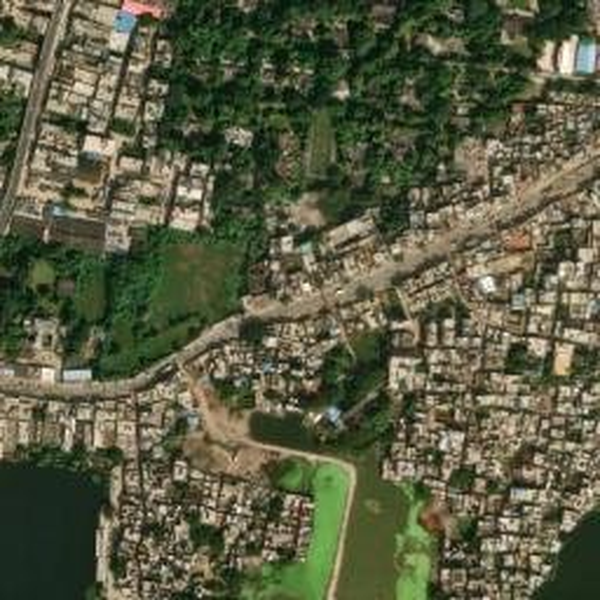
#> input picture data/cache/25.3176_82.9739_before_2024-01-15.png, 600 x 600 px
$ python -i member2_detector.py   (imports and definitions only)
#> lines starting #> are read from the running program, lines starting #| are printed output that depends on the picture; after the words box and inside, x2 and y2 are one past the last pixel; in counts of white or black regions, pixels touching at a corner belong together
#> further down, picture is the input picture: shape (600, 600, 3); mean B, G, R 66.4, 91.7, 89.5
"""
Module: Computer Vision & AI Detection Engine

Detects structural footprints, computes change metrics, generates spatial difference heatmaps,
and classifies project authenticity.
"""

import cv2
import numpy as np
from PIL import Image, ImageDraw
from pathlib import Path

BASE_DIR = Path(__file__).resolve().parent.parent
CACHE_DIR = BASE_DIR / "data" / "cache"

CHANGE_THRESHOLD_VERIFIED = 15.0
CHANGE_THRESHOLD_SUSPICIOUS = 4.0


# [10 lines left out: function load_image_cv, not called in this run]


def detect_infrastructure_structures(image_cv, project_type: str = "Building / School"):
    """
    Performs multi-spectral structural segmentation to identify built physical assets.
    """
#> called with project_type = 'Building / School'
    h, w = image_cv.shape[:2]
#> h = 600; w = 600
    hsv = cv2.cvtColor(image_cv, cv2.COLOR_BGR2HSV)
#> hsv: shape (600, 600, 3); mean H, S, V 34.3, 94, 96.4

    # 1. Built-up structural materials (concrete, asphalt, steel, stone)
    lower_built = np.array([0, 0, 45])
    upper_built = np.array([180, 65, 245])
    built_mask = cv2.inRange(hsv, lower_built, upper_built)
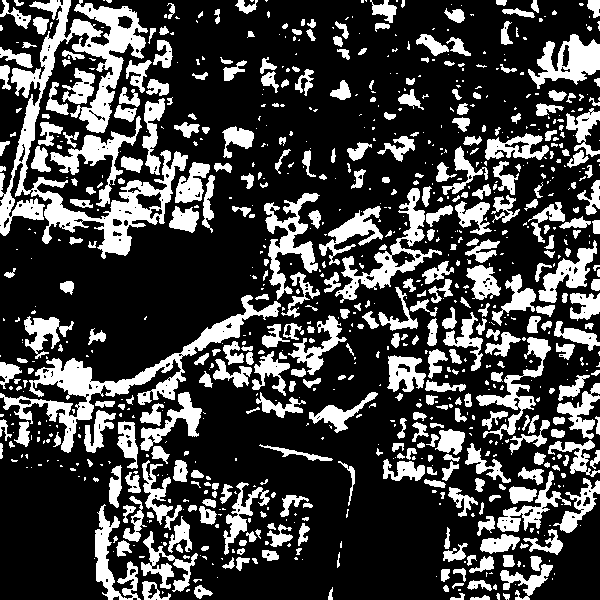
#> built_mask: shape (600, 600); 26.9% white; 867 white regions (484 under 20 px), largest, box (x1, y1, x2, y2) and area: (0, 0, 188, 259) 11953, (0, 295, 281, 453) 5914, (335, 188, 442, 303) 2418

    # Blue/Metal institutional roof profiles
    lower_blue_roof = np.array([95, 60, 40])
    upper_blue_roof = np.array([135, 255, 255])
    blue_roof_mask = cv2.inRange(hsv, lower_blue_roof, upper_blue_roof)
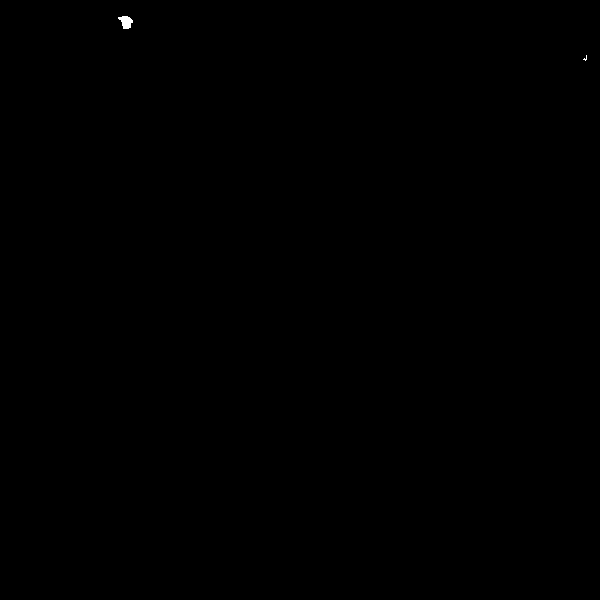
#> blue_roof_mask: shape (600, 600); 0.04% white; 2 white regions (1 under 20 px), largest, box (x1, y1, x2, y2) and area: (118, 16, 133, 29) 128

    structure_mask = cv2.bitwise_or(built_mask, blue_roof_mask)
#> structure_mask: shape (600, 600); 27% white; 867 white regions (484 under 20 px), largest, box (x1, y1, x2, y2) and area: (0, 0, 188, 259) 12070, (0, 295, 281, 453) 5914, (335, 188, 442, 303) 2418

    # 2. Exclude natural vegetation
    lower_veg = np.array([28, 45, 30])
    upper_veg = np.array([88, 255, 220])
    veg_mask = cv2.inRange(hsv, lower_veg, upper_veg)
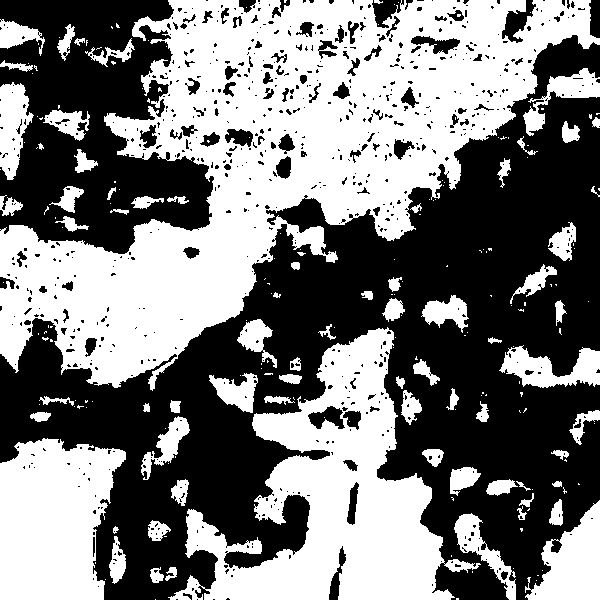
#> veg_mask: shape (600, 600); 48.6% white; 213 white regions (140 under 20 px), largest, box (x1, y1, x2, y2) and area: (0, 0, 600, 391) 96765, (168, 327, 481, 600) 34024, (0, 438, 126, 600) 15973
    structure_mask = cv2.bitwise_and(structure_mask, cv2.bitwise_not(veg_mask))
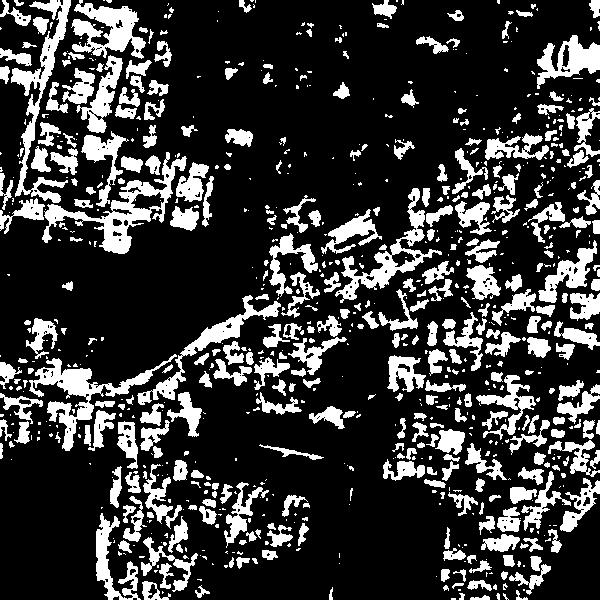
#> structure_mask: shape (600, 600); 22.3% white; 815 white regions (464 under 20 px), largest, box (x1, y1, x2, y2) and area: (42, 152, 187, 254) 3166, (29, 354, 177, 451) 2873, (11, 0, 71, 203) 2744

    # 3. Exclude natural water bodies
    lower_water = np.array([95, 65, 30])
    upper_water = np.array([135, 255, 180])
    water_mask = cv2.inRange(hsv, lower_water, upper_water)
#> water_mask: shape (600, 600); 0.03% white; 1 white region, box (x1, y1, x2, y2) and area: (118, 16, 133, 29) 96
    structure_mask = cv2.bitwise_and(structure_mask, cv2.bitwise_not(water_mask))

    # 4. Morphological closure
    kernel = cv2.getStructuringElement(cv2.MORPH_RECT, (5, 5))
    structure_mask = cv2.morphologyEx(structure_mask, cv2.MORPH_CLOSE, kernel, iterations=2)
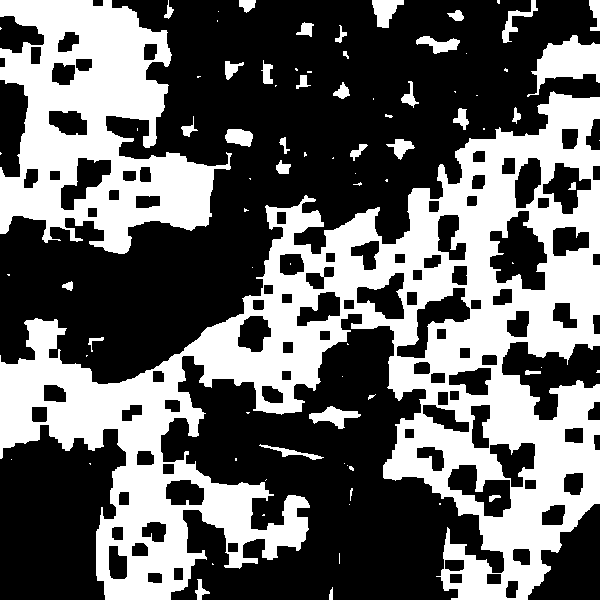
#> structure_mask: shape (600, 600); 39.5% white; 84 white regions (46 under 20 px), largest, box (x1, y1, x2, y2) and area: (0, 91, 600, 600) 103280, (0, 0, 232, 254) 30703, (527, 35, 600, 97) 2183
    structure_mask = cv2.morphologyEx(structure_mask, cv2.MORPH_OPEN, kernel, iterations=1)
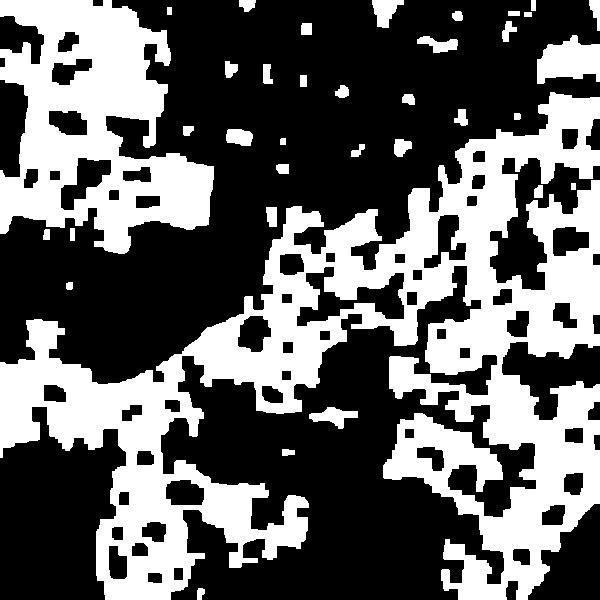
#> structure_mask: shape (600, 600); 38.5% white; 36 white regions

    contours, _ = cv2.findContours(structure_mask, cv2.RETR_EXTERNAL, cv2.CHAIN_APPROX_SIMPLE)
#> contours = 36 contours; largest, box (x1, y1, x2, y2) and area: (0, 92, 600, 600) 111744, (0, 0, 214, 254) 33306, (537, 35, 600, 84) 1998, (372, 0, 404, 28) 488, (309, 407, 358, 429) 474

    detected_boxes = []
    total_structure_pixels = 0

    for cnt in contours:
        area = cv2.contourArea(cnt)
        if area > 1200:
            x, y, bw, bh = cv2.boundingRect(cnt)
            rect_area = bw * bh
            extent = float(area) / rect_area if rect_area > 0 else 0

            if extent > 0.25:
                label = "Asset Footprint"
                if "Road" in project_type:
                    label = "Paved Corridor"
                elif "Bridge" in project_type:
                    label = "Bridge Span / Deck"

                detected_boxes.append({
                    "box": (x, y, bw, bh),
                    "area": area,
                    "confidence": round(min(98.5, 80.0 + (extent * 18.0)), 1),
                    "label": label
                })
                total_structure_pixels += area
#> this loop made 36 passes
#> (area, x, y, bw, bh, rect_area, extent, total_structure_pixels) on passes 19, 25, 36: (111744, 0, 92, 600, 508, 304800, 0.367, 111744), (1998, 537, 35, 63, 49, 3087, 0.647, 113742), (33306, 0, 0, 214, 254, 54356, 0.613, 147048)
#> area on passes 1, 2, 3, 4, 5, 7: 59, 60, 474, 39.5, 54, 167
#> after the loop, detected_boxes = 3 items; total_structure_pixels = 147048

    built_up_ratio = (total_structure_pixels / (w * h)) * 100.0
#> built_up_ratio = 40.85
    return detected_boxes, built_up_ratio, structure_mask


# [110 lines left out: functions generate_change_heatmap, draw_detections_on_image, analyze_infrastructure_project, not called in this run]

>>> import cv2
>>> picture = cv2.imread('../data/cache/25.3176_82.9739_before_2024-01-15.png')
>>> result = detect_infrastructure_structures(picture)
